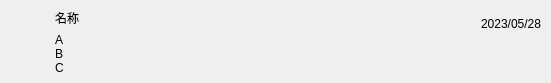
<?xml version="1.0" encoding="UTF-8"?>
<ui version="4.0">
 <class>HistoryItem</class>
 <widget class="QWidget" name="HistoryItem">
  <property name="geometry">
   <rect>
    <x>0</x>
    <y>0</y>
    <width>551</width>
    <height>83</height>
   </rect>
  </property>
  <property name="minimumSize">
   <size>
    <width>350</width>
    <height>83</height>
   </size>
  </property>
  <property name="windowTitle">
   <string>Form</string>
  </property>
  <widget class="QWidget" name="widget" native="true">
   <property name="geometry">
    <rect>
     <x>0</x>
     <y>0</y>
     <width>551</width>
     <height>83</height>
    </rect>
   </property>
   <property name="minimumSize">
    <size>
     <width>350</width>
     <height>83</height>
    </size>
   </property>
   <layout class="QHBoxLayout" name="horizontalLayout">
    <item>
     <widget class="QWidget" name="widget_icon" native="true">
      <layout class="QGridLayout" name="gridLayout" rowstretch="0">
       <property name="leftMargin">
        <number>0</number>
       </property>
       <property name="topMargin">
        <number>0</number>
       </property>
       <property name="rightMargin">
        <number>0</number>
       </property>
       <property name="bottomMargin">
        <number>0</number>
       </property>
       <property name="spacing">
        <number>0</number>
       </property>
       <item row="0" column="0">
        <widget class="QPushButton" name="iconBtn">
         <property name="text">
          <string/>
         </property>
         <property name="icon">
          <iconset resource="../res.qrc">
           <normaloff>:/images/icon/avatar.png</normaloff>:/images/icon/avatar.png</iconset>
         </property>
         <property name="iconSize">
          <size>
           <width>40</width>
           <height>40</height>
          </size>
         </property>
         <property name="flat">
          <bool>true</bool>
         </property>
        </widget>
       </item>
      </layout>
     </widget>
    </item>
    <item>
     <widget class="QWidget" name="widget_content" native="true">
      <layout class="QVBoxLayout" name="verticalLayout">
       <item>
        <widget class="QLabel" name="label_name">
         <property name="text">
          <string>名称</string>
         </property>
        </widget>
       </item>
       <item>
        <widget class="QLabel" name="label_msg">
         <property name="text">
          <string>&lt;html&gt;&lt;head/&gt;&lt;body&gt;&lt;p&gt;A&lt;br/&gt;B&lt;br/&gt;C&lt;/p&gt;&lt;/body&gt;&lt;/html&gt;</string>
         </property>
         <property name="wordWrap">
          <bool>true</bool>
         </property>
        </widget>
       </item>
      </layout>
     </widget>
    </item>
    <item>
     <spacer name="horizontalSpacer">
      <property name="orientation">
       <enum>Qt::Horizontal</enum>
      </property>
      <property name="sizeHint" stdset="0">
       <size>
        <width>40</width>
        <height>20</height>
       </size>
      </property>
     </spacer>
    </item>
    <item>
     <widget class="QWidget" name="widget_time" native="true">
      <layout class="QVBoxLayout" name="verticalLayout_2">
       <item>
        <widget class="QLabel" name="label_time">
         <property name="text">
          <string>2023/05/28</string>
         </property>
        </widget>
       </item>
       <item>
        <widget class="QLabel" name="label_4">
         <property name="text">
          <string/>
         </property>
        </widget>
       </item>
      </layout>
     </widget>
    </item>
   </layout>
  </widget>
 </widget>
 <resources>
  <include location="../res.qrc"/>
 </resources>
 <connections/>
</ui>
